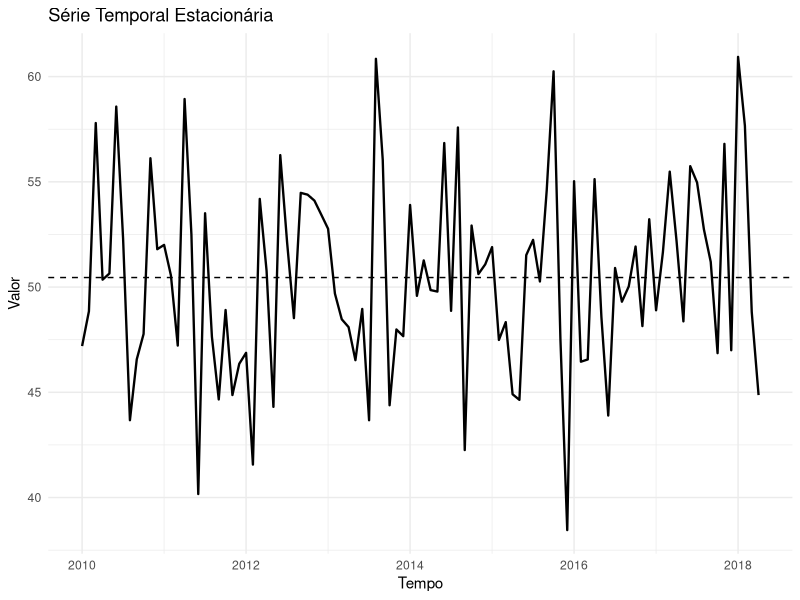

Here is the R script that generated this plot:
## ---- chunk 1
library(ggplot2)
library(forecast)

set.seed(123) # Para reprodução dos resultados

# Criar uma série temporal estacionária (média e variância constantes)
n_obs <- 100
serie_estacionaria <- ts(rnorm(n_obs, mean = 50, sd = 5), 
                        frequency = 12, 
                        start = c(2010, 1))

# Teste de estacionariedade (Augmented Dickey-Fuller)
library(tseries)
adf.test(serie_estacionaria) # p-valor < 0.05 indica série estacionária

# Plotar a série temporal estacionária
ggplot(data = data.frame(
  tempo = time(serie_estacionaria),
  valor = as.numeric(serie_estacionaria)), 
  aes(x = tempo, y = valor)) +
  geom_line(color = "black", linewidth = 0.8) +
  geom_hline(yintercept = mean(serie_estacionaria), 
             color = "black", 
             linetype = "dashed") +
  labs(title = "Série Temporal Estacionária",
       x = "Tempo",
       y = "Valor") +
  theme_minimal() 
